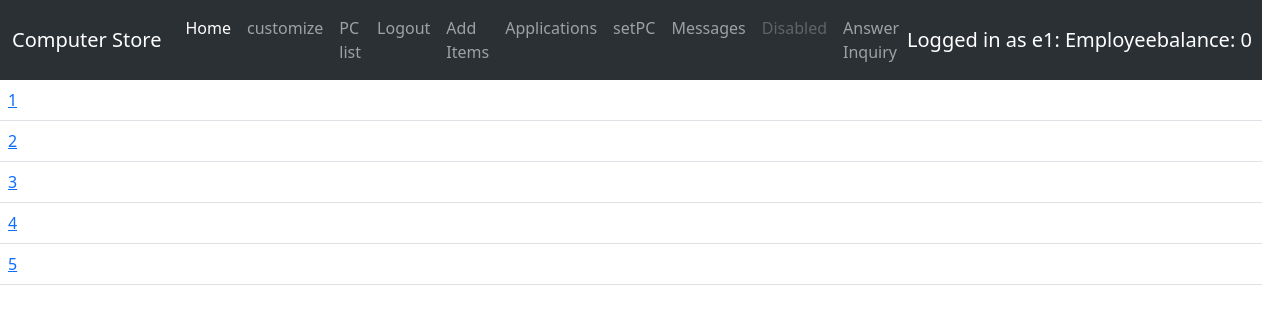
Before: /inquiry (signed in) with the older database file.
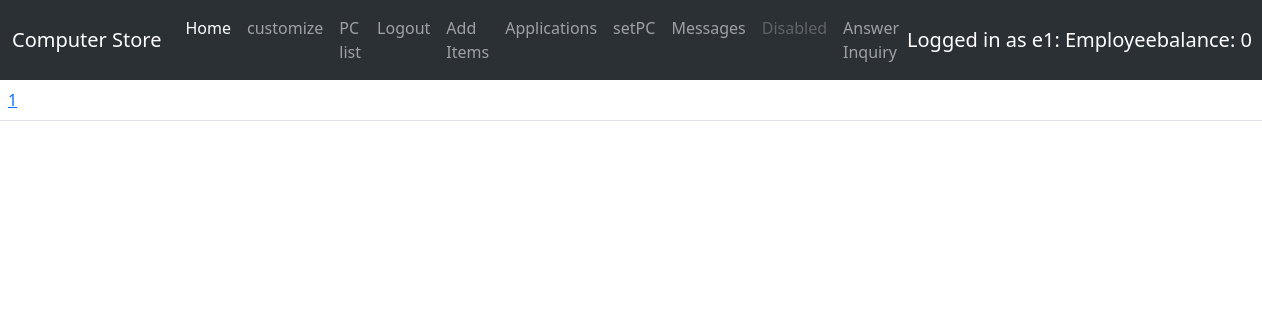
After: the same page with the newer database file.
### ltt/models.py (models this page shows)
class Inquiry(db.Model):
    id = db.Column(db.Integer,primary_key=True)
    user_id = db.Column(db.Integer,db.ForeignKey('User.id'))
    purchase_id = db.Column(db.Integer,db.ForeignKey('purchase.id'))
    messages = db.relationship("InqMessages",backref="inquiry")
    status = db.Column(db.String(120), default = "open")
    employee_id = db.Column(db.Integer,db.ForeignKey('User.id'))

### ltt/view.py (the view, shortened to what this page needs)
@view.route('/inquiry',methods = ['GET','POST'])
def viewInquiry():
    inquiries_to_show_customer = Inquiry.query.filter_by(user_id = current_user.id)
    inquiries_to_show_employee = Inquiry.query.filter_by(employee_id = current_user.id)
    purchase = Purchase.query.filter_by(user_id=current_user.id)
    form = InquiryForm()
    form.purchase_.choices = [(purchases.id, PC.query.get_or_404(purchases.pc_id)) for purchases in Purchase.query.filter_by(user_id = current_user.id)]
    return render_template('inquiry.html',form=form,inquiries_to_show_customer = inquiries_to_show_customer,inquiries_to_show_employee=inquiries_to_show_employee)

### ltt/models.py (called while the page is built)
@login_manager.user_loader
def load_user(user_id):
    return User.query.get(int(user_id))

### ltt/templates/inquiry.html (shortened to what this page needs)
{% extends "base.html" %}
{% block contend %}
<table class = "table table-hover">
  <tbody>
    {%if current_user.userType == "Employee"%}
      {%for inquiry in inquiries_to_show_employee%}
        <tr>
          <td><a href = "{{ '/inquirypage/%s'%inquiry.id }}">{{inquiry.id}}</a></td>
        </tr>
      {%endfor%}
    {%elif current_user.userType == "Customer"%}
      {%for inquiry in inquiries_to_show_customer%}
        <tr>
          <td><a href = "{{ '/inquirypage/%s'%inquiry.id }}">{{inquiry.id}}</a></td>
        </tr>
        {%endfor%}
    {%endif%}
  </tbody>
</table>
{% endblock %}

Changed rows visible on the page:
removed Inquiry: id "2"
removed Inquiry: id "3"
removed Inquiry: id "4"
removed Inquiry: id "5"
